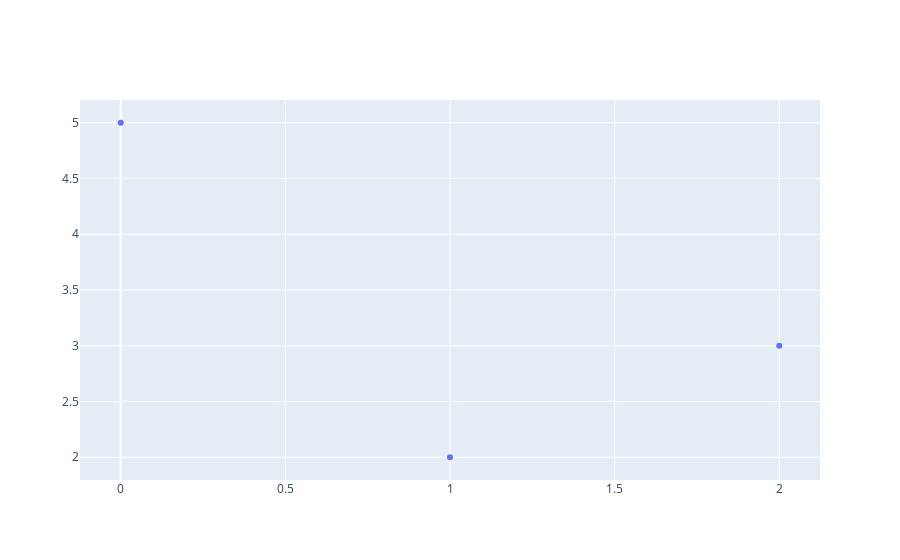

This figure's notebook cell:
### Markdown cell above
For example, the with the `plot_with_labels` function, we can now pass through our data of `y_values` and `hover_labels` when we execute the function, and thus pass through different values each time.

### Code cell
plot_with_labels([5, 2, 3], ['new york', 'philadelphia', 'chicago'])

### Figure 1 — Plotly figure (JSON) as saved in the notebook; plotly's stock layout.template omitted (floating-point values rounded to 4 significant figures)
{"data": [{"hovertext": ["new york", "philadelphia", "chicago"], "mode": "markers", "type": "scatter", "y": [5, 2, 3]}], "layout": {"autosize": true, "xaxis": {"autorange": true, "range": [-0.1265, 2.127]}, "yaxis": {"autorange": true, "range": [1.78, 5.22], "type": "linear"}}}
